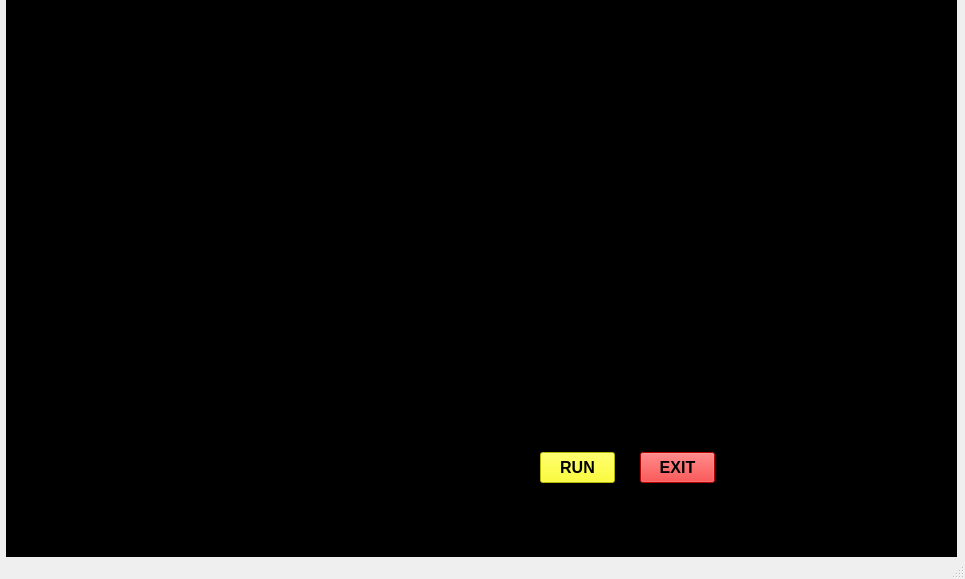
<?xml version="1.0" encoding="UTF-8"?>
<ui version="4.0">
 <class>MainWindow</class>
 <widget class="QMainWindow" name="MainWindow">
  <property name="geometry">
   <rect>
    <x>0</x>
    <y>0</y>
    <width>965</width>
    <height>579</height>
   </rect>
  </property>
  <property name="windowTitle">
   <string>MainWindow</string>
  </property>
  <widget class="QWidget" name="centralwidget">
   <widget class="QLabel" name="label">
    <property name="geometry">
     <rect>
      <x>6</x>
      <y>0</y>
      <width>951</width>
      <height>591</height>
     </rect>
    </property>
    <property name="styleSheet">
     <string notr="true">background-color: rgb(0, 0, 0);</string>
    </property>
    <property name="text">
     <string/>
    </property>
   </widget>
   <widget class="QLabel" name="label_2">
    <property name="geometry">
     <rect>
      <x>40</x>
      <y>160</y>
      <width>421</width>
      <height>341</height>
     </rect>
    </property>
    <property name="text">
     <string/>
    </property>
    <property name="pixmap">
     <pixmap>../../../Downloads/ass.gif</pixmap>
    </property>
   </widget>
   <widget class="QLabel" name="label_3">
    <property name="geometry">
     <rect>
      <x>60</x>
      <y>10</y>
      <width>431</width>
      <height>131</height>
     </rect>
    </property>
    <property name="text">
     <string/>
    </property>
    <property name="pixmap">
     <pixmap>../../../Downloads/video-to-gif-converter (2).gif</pixmap>
    </property>
   </widget>
   <widget class="QPushButton" name="pushButton">
    <property name="geometry">
     <rect>
      <x>540</x>
      <y>452</y>
      <width>75</width>
      <height>31</height>
     </rect>
    </property>
    <property name="font">
     <font>
      <pointsize>12</pointsize>
      <weight>75</weight>
      <bold>true</bold>
     </font>
    </property>
    <property name="styleSheet">
     <string notr="true">background-color: rgb(255, 255, 0);</string>
    </property>
    <property name="text">
     <string>RUN</string>
    </property>
   </widget>
   <widget class="QPushButton" name="pushButton_2">
    <property name="geometry">
     <rect>
      <x>640</x>
      <y>452</y>
      <width>75</width>
      <height>31</height>
     </rect>
    </property>
    <property name="font">
     <font>
      <pointsize>12</pointsize>
      <weight>75</weight>
      <bold>true</bold>
     </font>
    </property>
    <property name="styleSheet">
     <string notr="true">background-color: rgb(255, 0, 0);</string>
    </property>
    <property name="text">
     <string>EXIT</string>
    </property>
   </widget>
   <widget class="QTextBrowser" name="textBrowser">
    <property name="geometry">
     <rect>
      <x>510</x>
      <y>30</y>
      <width>191</width>
      <height>51</height>
     </rect>
    </property>
    <property name="styleSheet">
     <string notr="true">background:transparent</string>
    </property>
   </widget>
   <widget class="QTextBrowser" name="textBrowser_2">
    <property name="geometry">
     <rect>
      <x>720</x>
      <y>30</y>
      <width>211</width>
      <height>51</height>
     </rect>
    </property>
    <property name="styleSheet">
     <string notr="true">background:transparent</string>
    </property>
   </widget>
   <widget class="QLabel" name="label_4">
    <property name="geometry">
     <rect>
      <x>530</x>
      <y>220</y>
      <width>331</width>
      <height>221</height>
     </rect>
    </property>
    <property name="text">
     <string/>
    </property>
    <property name="pixmap">
     <pixmap>../../../Downloads/resized.gif</pixmap>
    </property>
   </widget>
  </widget>
  <widget class="QMenuBar" name="menubar">
   <property name="geometry">
    <rect>
     <x>0</x>
     <y>0</y>
     <width>965</width>
     <height>21</height>
    </rect>
   </property>
  </widget>
  <widget class="QStatusBar" name="statusbar"/>
 </widget>
 <resources/>
 <connections/>
</ui>
